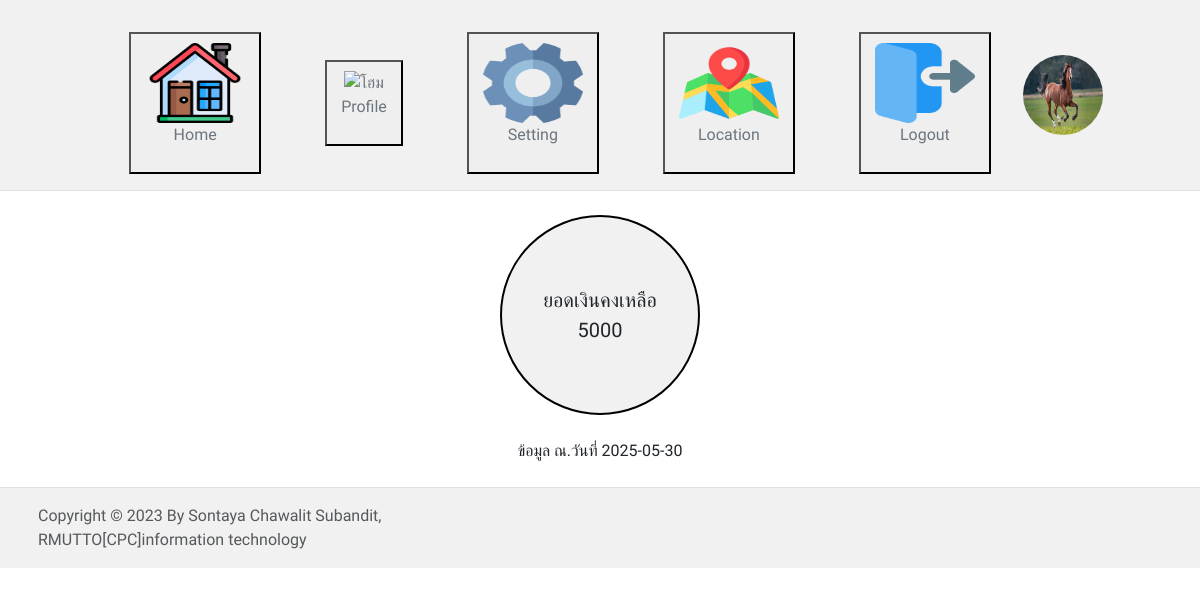
Page /balance.php (signed in) on the committed database.
### tables this page shows
CREATE TABLE `user` (
  `user_id` int(10) NOT NULL,
  `email` varchar(50) NOT NULL,
  `card_id` varchar(20) NOT NULL,
  `first_name` varchar(50) NOT NULL,
  `last_name` varchar(50) NOT NULL,
  `password` varchar(4) NOT NULL,
  `acc_num` varchar(5) NOT NULL,
  `balance` decimal(10,0) NOT NULL,
  `status` int(1) NOT NULL,
  `usr_img` varchar(150) NOT NULL,
  `date` int(50) NOT NULL
);

### balance.php (the view, shortened to what this page needs)
<?php
include ("connect.php");
if(isset($_SESSION['email']))
{
?>
<!DOCTYPE html>
<html lang="en">
<head>
    <link href="https://cdn.jsdelivr.net/npm/bootstrap@5.0.2/dist/css/bootstrap.min.css" rel="stylesheet"integrity="sha384-EVSTQN3/azprG1Anm3QDgpJLIm9Nao0Yz1ztcQTwFspd3yD65VohhpuuCOmLASjC">
    <link rel="stylesheet" href="https://cdn.jsdelivr.net/npm/bootstrap@5.3.0/dist/css/bootstrap.min.css">
    <link rel="stylesheet" href="css/font.css">
</head>
<body>
<?php
include "./templates/header.php";
?>
<div class="container">
    <div class="row justify-content-center">
      <div class="col-12 col-sm-6 circle-box"><br><br>
        <p>
            ยอดเงินคงเหลือ
            <?php echo $row['balance'];?>
        </p>
      </div>
    </div>
  </div> <br>
  <?php
    echo "<p class=text-center>ข้อมูล ณ.วันที่ " . date("Y-m-d") . "</p>";?>
</body>
<?php
include "./templates/footer.php";
?>
</html>
<?php
}
?>

### templates/header.php (shortened to what this page needs)
<?php
$sql = "SELECT * FROM user WHERE email = '" . $_SESSION["email"] ."' ";
$res = mysqli_query($conn, $sql) or die("[ERROR]");
$row = mysqli_fetch_array($res);
?>
<div style="background-color:#F1F1F1">
    <header class="d-flex flex-wrap align-items-center justify-content-center py-3 mb-4 border-bottom">
        <ul class="nav col-12 col-md-auto mb-2 justify-content-center mb-md-0">
            <li style="margin:auto 2em;"><a href="index.php" class="nav-link px-2 link-secondary"><button><img
                            src="img/home-icon.png" alt="โฮม" class="icon" width="100" height="80">
                        <p>Home</p></a></li>
            <li style="margin:auto 2em;"><a href="info.php?user_id=<?php echo $row["user_id"]; ?>"
                    class="nav-link px-2 link-secondary"><button><img src="img/profileview_icon.png" alt="โฮม" class="icon"
                            width="100" height="80">
                        <p>Profile</p></a></li>
            <li style="margin:auto 2em;"><a href="edit_info.php?user_id=<?php echo $row["user_id"]; ?>"
                    class="nav-link px-2 link-secondary"><button><img src="img/setting-icon.png" alt="โฮม" class="icon"
                            width="100" height="80">
                        <p>Setting</p></a></li>
            <li style="margin:auto 2em;"><a href="map.php" class="nav-link px-2 link-secondary"><button><img
                            src="img/map-icon.png" alt="โฮม" class="icon" width="100" height="80">
                        <p>Location</p></a></li>
            <li style="margin:auto 2em;"><a href="logout_user.php" onclick="return confirm('ยืนยันการออกจากระบบ')" class="nav-link px-2 link-secondary"><button><img
                            src="img/logout-icon.png" alt="โฮม" class="icon" width="100" height="80">
                        <p>Logout</p></a></li>
        </ul>
        <?php
            if($row['usr_img'] != null)
            {
            ?>
        <img src="upload/<?php echo $row["usr_img"];?> " width=80 height=80 class=rounded-circle float-sm-right>
        <?php
            }
            else
            {
            ?>
        <img src=img/default_profile.jpg width=80 height=80 class=rounded-circle float-sm-right>
        <?php
            }
            ?>
</div>

### balance.php (style rules this page uses)
.circle-box { background-color: #F1F1F1; border-radius: 50%; text-align: center; padding: 20px; width:200px; height:200px; border:2px solid black; }
.circle-box p { color: #black; font-size: 20px; }

### rows in the picture
user: usr_img (picture), balance "5000"
